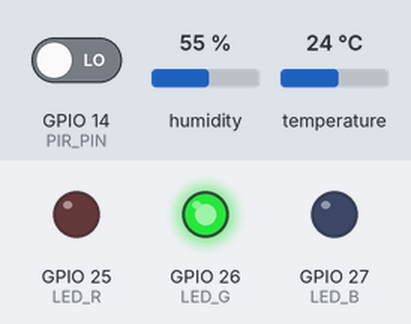
A sketch run on a simulated ESP32. On the bench: output pins drawn as LEDs (lit = HIGH). Inputs (shaded band) come from the test bench; at power-on: humidity 55 %, GPIO 14 (PIR_PIN) LOW, temperature 24 °C. WiFi joins after 1.5 s; servers stay silent unless stated; uploads are accepted with an empty reply; what the sketch prints to the serial monitor is not drawn.

Above: at 4.0 s.
At 5.1 s:
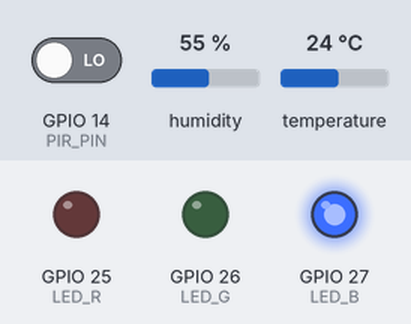
5.2 s: humidity set to 88 %
At 5.9 s:
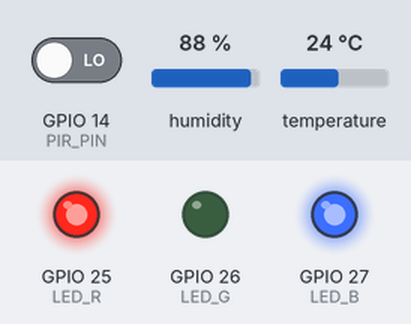
16.0 s: GPIO 14 (PIR_PIN) driven HIGH
Timing chart, 0 to 31.7 s (numbered marks = the images above; inputs shaded):
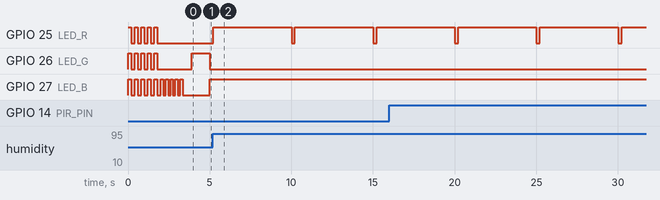

The sketch:

sketch.ino
```cpp
#include <ArduinoJson.h>
#include <DHT.h>
#include <HTTPClient.h>
#include <WiFi.h>
#include <WiFiClientSecure.h>

// ---------- Pins ----------
#define DHT_PIN 4
#define DHT_TYPE DHT22
#define PIR_PIN 14
#define LED_R 25
#define LED_G 26
#define LED_B 27

// ---------- Local advisory thresholds (serial only; the edge API is
// authoritative) ----------
#define TEMP_WARNING 26.0
#define TEMP_ALERT 30.0
#define HUM_WARNING 70.0
#define HUM_ALERT 85.0

#define INTERVAL_MS 5000

// ---------- WiFi (Wokwi virtual network) ----------
const char *WIFI_SSID = "Wokwi-GUEST";
const char *WIFI_PASS = "";

// ---------- EduSpace Edge API ----------
// Two ways to reach your local Flask server from the simulator:
//
//  A) Wokwi VS Code extension OR wokwi.com + Wokwi Club (Private Gateway):
//        USE_TLS=false, API_HOST="host.wokwi.internal", API_PORT=5000
//
//  B) Free wokwi.com web simulator (no Club): expose Flask with a Cloudflare
//     quick tunnel — `cloudflared tunnel --url http://localhost:5000` — then:
//        USE_TLS=true,  API_HOST="<random>.trycloudflare.com", API_PORT=443
//     The subdomain rotates each cloudflared run; update API_HOST per session.
//     NOTE: ngrok does NOT work — its edge refuses Wokwi's gateway (HTTP -1).
//
// The free web simulator CANNOT reach localhost directly — option B is required
// there.
const bool USE_TLS = true; // true for a public https tunnel
const char *API_HOST = "yamaha-actually-plasma-applicant.trycloudflare.com";
const int API_PORT = 443; // 443 for https, 5000 for the gateway
const char *API_PATH = "/api/v1/iot-monitoring/sensor-readings";

// Auto-seeded development test device (see specs quickstart.md).
const char *DEVICE_ID = "esp32-aula-101";
const char *API_KEY = "test-api-key-edu";

DHT dht(DHT_PIN, DHT_TYPE);
unsigned long lastReading = 0;

void setLED(bool r, bool g, bool b) {
  digitalWrite(LED_R, r ? HIGH : LOW);
  digitalWrite(LED_G, g ? HIGH : LOW);
  digitalWrite(LED_B, b ? HIGH : LOW);
}

void connectWiFi() {
  Serial.print("Connecting to WiFi");
  WiFi.mode(WIFI_STA);
  WiFi.begin(WIFI_SSID, WIFI_PASS, 6); // channel 6 = faster connect in Wokwi
  while (WiFi.status() != WL_CONNECTED) {
    setLED(0, 0, 1); // blue = connecting
    delay(150);
    setLED(0, 0, 0);
    delay(150);
    Serial.print(".");
  }
  Serial.print(" connected, IP: ");
  Serial.println(WiFi.localIP());
}

// Sends the reading to the edge API. Returns the alert_led_state (0/1),
// or -1 if the request did not complete with a 201.
int postReading(float temp, float hum, bool occ) {
  if (WiFi.status() != WL_CONNECTED) {
    connectWiFi();
  }

  // Build the request body per the OpenAPI contract.
  StaticJsonDocument<200> body;
  body["device_id"] = DEVICE_ID;
  body["temperature"] = temp;
  body["humidity"] = hum;
  body["occupancy"] = occ;
  // recorded_at omitted on purpose: the edge service stamps server UTC time.
  String payload;
  serializeJson(body, payload);

  String scheme = USE_TLS ? "https://" : "http://";
  String url = scheme + API_HOST + ":" + API_PORT + API_PATH;

  // A secure client is needed for the https tunnel; a plain client for the
  // gateway.
  WiFiClientSecure tlsClient;
  WiFiClient plainClient;
  if (USE_TLS) {
    tlsClient
        .setInsecure(); // skip cert validation (fine for dev/tunnel testing)
    // NOTE: do not call tlsClient.setTimeout() here — its unit (s vs ms)
    // differs across ESP32 cores and a tiny value kills the connect.
  }

  HTTPClient http;
  http.setConnectTimeout(
      15000); // ms; Wokwi proxies traffic, so connect is slow
  http.setTimeout(15000);
  if (USE_TLS) {
    http.begin(tlsClient, url);
  } else {
    http.begin(plainClient, url);
  }
  http.addHeader("Content-Type", "application/json");
  http.addHeader("X-API-Key", API_KEY);
  http.addHeader("ngrok-skip-browser-warning",
                 "true"); // ignored by non-ngrok hosts

  Serial.print("Free heap : ");
  Serial.println(ESP.getFreeHeap());
  setLED(0, 0, 1); // blue = transmitting
  int status = http.POST(payload);
  String resp = http.getString();
  http.end();

  Serial.print("POST ");
  Serial.print(url);
  Serial.print(" -> HTTP ");
  Serial.println(status);
  Serial.print("Response  : ");
  Serial.println(resp);

  if (status == 201) {
    StaticJsonDocument<256> doc;
    DeserializationError err = deserializeJson(doc, resp);
    if (!err) {
      long readingId = doc["reading_id"] | -1;
      int alert = doc["alert_led_state"] | -1;
      Serial.print("reading_id      : ");
      Serial.println(readingId);
      Serial.print("alert_led_state : ");
      Serial.println(alert);
      Serial.print("recorded_at     : ");
      Serial.println((const char *)(doc["recorded_at"] | ""));
      return alert;
    }
    Serial.print("[ERROR] JSON parse failed: ");
    Serial.println(err.c_str());
  } else if (status == 400) {
    Serial.println("[ERROR] Validation error (400) — check payload fields.");
  } else if (status == 401) {
    Serial.println("[ERROR] Auth failed (401) — check device_id / X-API-Key.");
  } else if (status <= 0) {
    Serial.print("[ERROR] Connection failed: ");
    Serial.println(http.errorToString(status));
  }
  return -1;
}

void applyServerLED(int alert) {
  if (alert == 1) {
    setLED(1, 0, 0); // red = ALERT (per edge API)
  } else if (alert == 0) {
    setLED(0, 1, 0); // green = NORMAL (per edge API)
  } else {
    // No authoritative answer from the API: flash magenta to signal "offline".
    setLED(1, 0, 1);
  }
}

void setup() {
  Serial.begin(115200);
  pinMode(LED_R, OUTPUT);
  pinMode(LED_G, OUTPUT);
  pinMode(LED_B, OUTPUT);
  pinMode(PIR_PIN, INPUT);

  dht.begin();

  // Parpadeo blanco de inicializacion
  for (int i = 0; i < 5; i++) {
    setLED(1, 1, 1);
    delay(200);
    setLED(0, 0, 0);
    delay(200);
  }

  connectWiFi();

  // One-shot TLS self-test: distinguishes "no TLS in sim" from "ngrok issue".
  {
    WiFiClientSecure probe;
    probe.setInsecure();
    Serial.print("[TLS test] example.com:443 ... ");
    Serial.println(probe.connect("example.com", 443) ? "OK" : "FAILED");
    probe.stop();

    WiFiClientSecure probe2;
    probe2.setInsecure();
    Serial.print("[TLS test] ");
    Serial.print(API_HOST);
    Serial.print(":443 ... ");
    Serial.println(probe2.connect(API_HOST, 443) ? "OK" : "FAILED");
    probe2.stop();
  }

  setLED(0, 1, 0); // Verde = listo
  Serial.println("EduSpace IoT - Ready!");
}

void loop() {
  unsigned long now = millis();

  if (now - lastReading >= INTERVAL_MS) {
    lastReading = now;

    float temp = dht.readTemperature();
    float hum = dht.readHumidity();
    bool occ = digitalRead(PIR_PIN) == HIGH;

    if (isnan(temp) || isnan(hum)) {
      Serial.println("[ERROR] DHT22 read failed!");
      return;
    }

    Serial.println("--- EduSpace IoT Reading ---");
    Serial.print("Temperature : ");
    Serial.print(temp);
    Serial.println(" C");
    Serial.print("Humidity    : ");
    Serial.print(hum);
    Serial.println(" %");
    Serial.print("Occupancy   : ");
    Serial.println(occ ? "Occupied" : "Unoccupied");

    // Local advisory interpretation (the edge API makes the real decision).
    if (temp >= TEMP_ALERT || hum >= HUM_ALERT)
      Serial.println("Local hint  : ALERT");
    else if (temp >= TEMP_WARNING || hum >= HUM_WARNING)
      Serial.println("Local hint  : WARNING");
    else
      Serial.println("Local hint  : NORMAL");

    // Send to the edge API and drive the LED from its authoritative response.
    int alert = postReading(temp, hum, occ);
    applyServerLED(alert);

    Serial.println("----------------------------");
  }
}
```

Measured:
- by itself, GPIO 25 (LED_R): alternates HIGH for 4.8 s and LOW for 0.21 s
